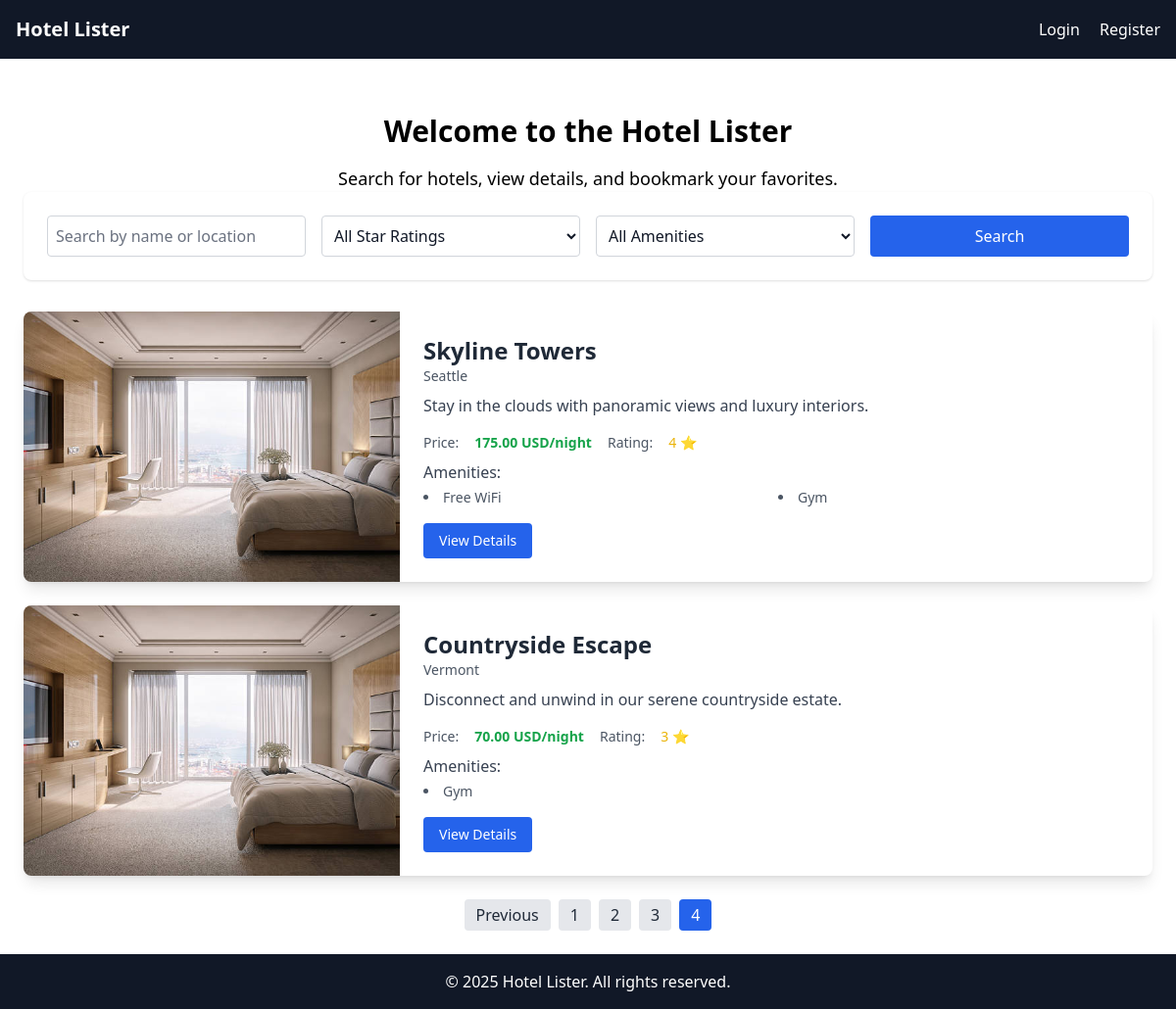
Page /?page=4 on the earlier database version.
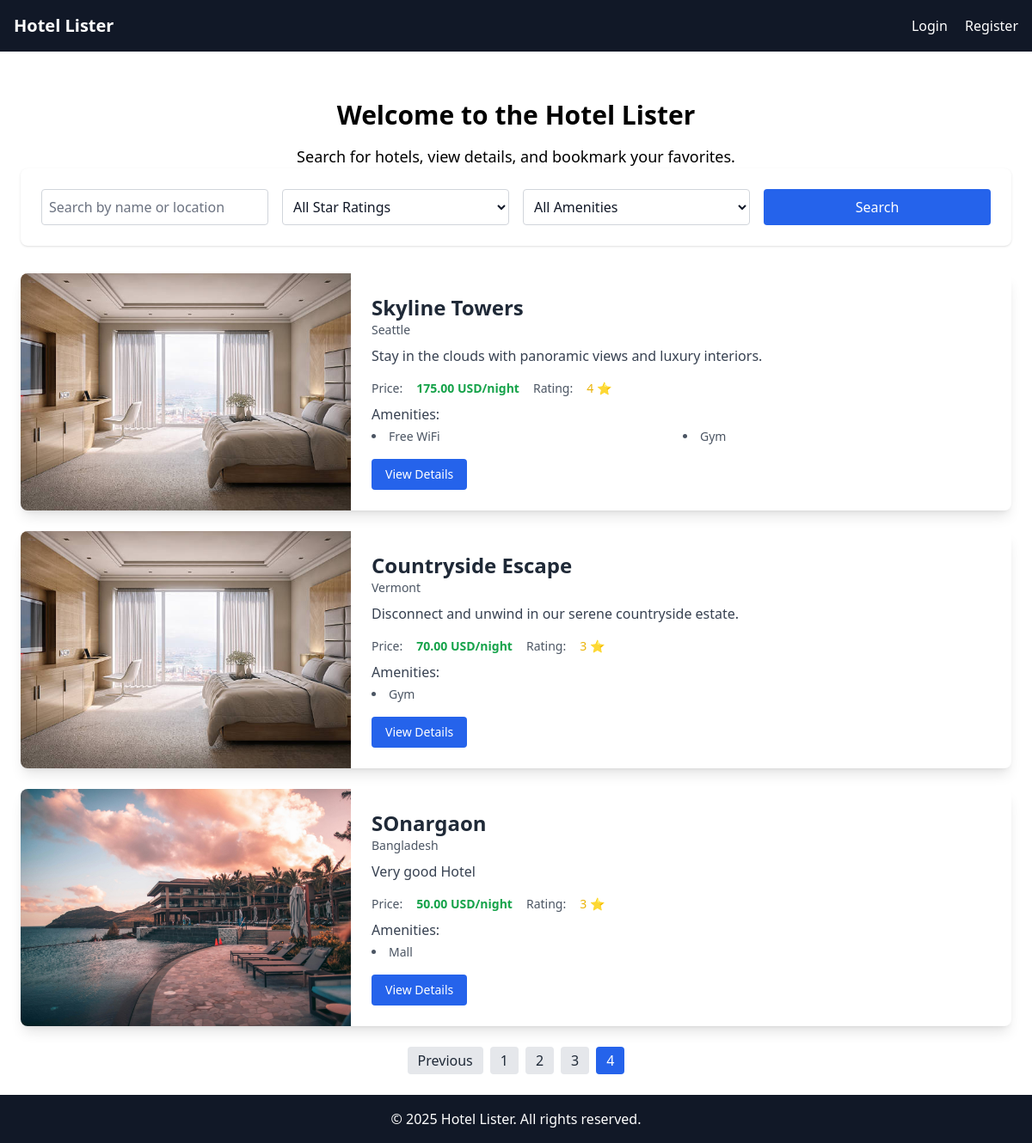
Same page on the later database version.
### home/models.py (models this page shows, shortened)
class BaseModel(models.Model):
    uid = models.UUIDField(default=uuid.uuid4, editable=False, primary_key=True)
    created_at = models.DateTimeField(auto_now_add=True)
    updated_at = models.DateTimeField(auto_now=True)
    class Meta:
        abstract = True

class Hotel(BaseModel):
    hotel_name = models.CharField(max_length=200)
    description = models.TextField()
    price = models.DecimalField(max_digits=10, decimal_places=2)
    star_rating = models.IntegerField(choices=[(i, f"{i} Star") for i in range(1, 6)])
    location = models.CharField(max_length=100)
    amenities = models.ManyToManyField(Amenity, related_name="hotels")
    room_count = models.IntegerField(default=10)

class HotelImage(BaseModel):
    hotel = models.ForeignKey(Hotel, related_name="images", on_delete=models.CASCADE)
    image = models.ImageField(upload_to='hotels/')

class Amenity(BaseModel):
    name = models.CharField(max_length=100)

### home/views.py (the view)
# urls.py: 2. Add a URL to urlpatterns:  path('', views.home, name='home')
def home(request):
    query = request.GET.get('q', '')
    star_rating = request.GET.get('star_rating')
    amenity = request.GET.get('amenity')
    hotels = Hotel.objects.all()
    if query:
        hotels = hotels.filter(Q(hotel_name__icontains=query) | Q(location__icontains=query))
    if star_rating:
        hotels = hotels.filter(star_rating=star_rating)
    if amenity:
        hotels = hotels.filter(amenities__name__icontains=amenity)
    for hotel in hotels:
        hotel.image = hotel.images.first() if hotel.images.exists() else None
    paginator = Paginator(hotels, 3)
    page_number = request.GET.get('page')
    hotels_page = paginator.get_page(page_number)
    amenities = Amenity.objects.all()
    bookmarked_hotels = []
    if request.user.is_authenticated:
        bookmarked_hotels = HotelBookmark.objects.filter(user=request.user).values_list('hotel__uid', flat=True)
    return render(request, 'home.html', {
        'hotels': hotels_page,  # paginated hotels
        'query': query,
        'star_rating': star_rating,
        'amenity': amenity,
        'amenities': amenities,
        'bookmarked_hotels': bookmarked_hotels,
    })

### home/templates/home.html (shortened to what the changed rows need)
{% extends 'base.html' %}
{% block content %}
  <div class="text-center mt-8">
    <h1 class="text-3xl font-bold">Welcome to the Hotel Lister</h1>
  </div>
  <div class="mt-8 space-y-6">
    {% for hotel in hotels %}
    <div class="bg-white rounded-lg shadow-lg overflow-hidden flex flex-col md:flex-row relative">
        <div class="md:w-1/3 w-full h-64 md:h-auto">
          {% with hotel.images.all|first as first_image %}
            {% if first_image %}
              <img src="{{ first_image.image.url }}" alt="{{ hotel.hotel_name }}" class="object-cover w-full h-full">
            {% else %}
              <img src="https://via.placeholder.com/400x300.png?text=No+Image" alt="No image available" class="object-cover w-full h-full">
            {% endif %}
          {% endwith %}
        </div>
        <div class="md:w-2/3 p-6 flex flex-col justify-between">
          <div>
            <h2 class="text-2xl font-semibold text-gray-800">{{ hotel.hotel_name }}</h2>
            <p class="text-gray-600 text-sm mb-2">{{ hotel.location }}</p>
            <p class="text-gray-700 text-base mb-4">{{ hotel.description|truncatewords:25 }}</p>
            <div class="flex items-center space-x-4 text-sm text-gray-600 mb-2">
              <span class="font-medium">Price:</span>
              <span class="font-semibold text-green-600">{{ hotel.price }} USD/night</span>
              <span class="ml-4 font-medium">Rating:</span>
              <span class="text-yellow-500">{{ hotel.star_rating }} ⭐</span>
            </div>
            <div class="mt-2">
              <p class="font-medium text-gray-700 mb-1">Amenities:</p>
              <ul class="list-disc list-inside text-sm text-gray-600 grid grid-cols-2 gap-1">
                {% for amenity in hotel.amenities.all %}
                  <li>{{ amenity.name }}</li>
                {% empty %}
                  <li>No amenities listed</li>
                {% endfor %}
              </ul>
            </div>
          </div>
          <div class="mt-4">
            <a href="{% url 'hotel_detail' hotel.uid %}" class="inline-block px-4 py-2 bg-blue-600 text-white text-sm font-medium rounded hover:bg-blue-700 transition">
              View Details
            </a>
          </div>
        </div>
      </div>
    {% endfor %}
    <div class="mt-8 flex justify-center space-x-2">
      {% if hotels.has_previous %}
        <a href="?{% if query %}q={{ query }}&{% endif %}{% if star_rating %}star_rating={{ star_rating }}&{% endif %}{% if amenity %}amenity={{ amenity }}&{% endif %}page={{ hotels.previous_page_number }}"
          class="px-3 py-1 bg-gray-200 dark:bg-gray-700 text-gray-800 dark:text-white rounded hover:bg-gray-300 dark:hover:bg-gray-600">
          Previous
        </a>
      {% endif %}
      {% for num in hotels.paginator.page_range %}
        {% if hotels.number == num %}
          <span class="px-3 py-1 bg-blue-600 text-white rounded">{{ num }}</span>
        {% else %}
          <a href="?{% if query %}q={{ query }}&{% endif %}{% if star_rating %}star_rating={{ star_rating }}&{% endif %}{% if amenity %}amenity={{ amenity }}&{% endif %}page={{ num }}"
            class="px-3 py-1 bg-gray-200 dark:bg-gray-700 text-gray-800 dark:text-white rounded hover:bg-gray-300 dark:hover:bg-gray-600">
            {{ num }}
          </a>
        {% endif %}
      {% endfor %}
    </div>
  </div>
{% endblock %}

Differences in the rows shown:
added Hotel: image (picture), hotel_name "SOnargaon", location "Bangladesh", description "Very good Hotel", price "50.00", star_rating "3"
added Amenity: name "Mall", shown under "SOnargaon"
